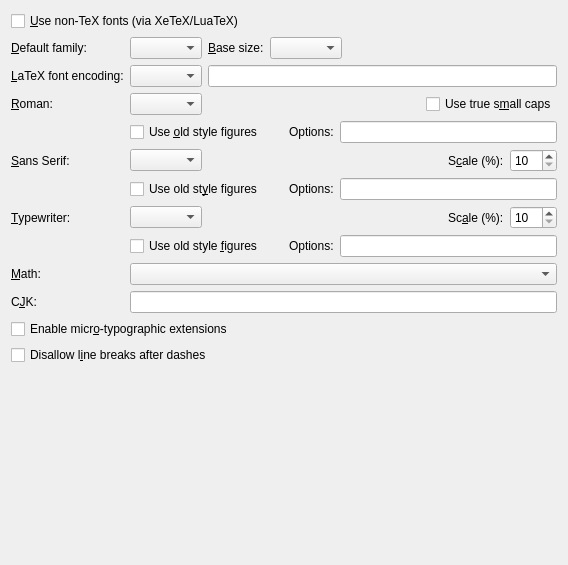
<?xml version="1.0" encoding="UTF-8"?>
<ui version="4.0">
 <class>FontUi</class>
 <widget class="QWidget" name="FontUi">
  <property name="geometry">
   <rect>
    <x>0</x>
    <y>0</y>
    <width>568</width>
    <height>565</height>
   </rect>
  </property>
  <property name="windowTitle">
   <string>FontUi</string>
  </property>
  <layout class="QGridLayout" name="gridLayout_3">
   <item row="4" column="0">
    <spacer name="verticalSpacer">
     <property name="orientation">
      <enum>Qt::Vertical</enum>
     </property>
     <property name="sizeHint" stdset="0">
      <size>
       <width>20</width>
       <height>126</height>
      </size>
     </property>
    </spacer>
   </item>
   <item row="1" column="0">
    <layout class="QGridLayout" name="gridLayout_2">
     <item row="0" column="0">
      <widget class="QLabel" name="fontsDefaultLA">
       <property name="text">
        <string>&amp;Default family:</string>
       </property>
       <property name="buddy">
        <cstring>fontsDefaultCO</cstring>
       </property>
      </widget>
     </item>
     <item row="0" column="1">
      <layout class="QHBoxLayout" name="horizontalLayout">
       <item>
        <widget class="QComboBox" name="fontsDefaultCO">
         <property name="toolTip">
          <string>Select the default family for the document</string>
         </property>
        </widget>
       </item>
       <item>
        <widget class="QLabel" name="BaseSizeLA">
         <property name="text">
          <string>&amp;Base size:</string>
         </property>
         <property name="buddy">
          <cstring>fontsizeCO</cstring>
         </property>
        </widget>
       </item>
       <item>
        <widget class="QComboBox" name="fontsizeCO">
         <property name="toolTip">
          <string/>
         </property>
        </widget>
       </item>
       <item>
        <spacer name="horizontalSpacer">
         <property name="orientation">
          <enum>Qt::Horizontal</enum>
         </property>
         <property name="sizeHint" stdset="0">
          <size>
           <width>59</width>
           <height>20</height>
          </size>
         </property>
        </spacer>
       </item>
      </layout>
     </item>
     <item row="1" column="0">
      <widget class="QLabel" name="fontencLA">
       <property name="text">
        <string>&amp;LaTeX font encoding:</string>
       </property>
       <property name="buddy">
        <cstring>fontencCO</cstring>
       </property>
      </widget>
     </item>
     <item row="1" column="1">
      <layout class="QHBoxLayout" name="horizontalLayout_2">
       <item>
        <widget class="QComboBox" name="fontencCO"/>
       </item>
       <item>
        <widget class="QLineEdit" name="fontencLE">
         <property name="toolTip">
          <string>Specify the font encoding (e.g., T1).</string>
         </property>
        </widget>
       </item>
      </layout>
     </item>
     <item row="2" column="0">
      <widget class="QLabel" name="fontsRomanLA">
       <property name="text">
        <string>&amp;Roman:</string>
       </property>
       <property name="buddy">
        <cstring>fontsRomanCO</cstring>
       </property>
      </widget>
     </item>
     <item row="2" column="1">
      <layout class="QHBoxLayout" name="horizontalLayout_8">
       <item>
        <widget class="lyx::frontend::CategorizedCombo" name="fontsRomanCO">
         <property name="toolTip">
          <string>Select the roman (serif) typeface</string>
         </property>
        </widget>
       </item>
       <item>
        <spacer name="horizontalSpacer_4">
         <property name="orientation">
          <enum>Qt::Horizontal</enum>
         </property>
         <property name="sizeHint" stdset="0">
          <size>
           <width>40</width>
           <height>20</height>
          </size>
         </property>
        </spacer>
       </item>
       <item>
        <widget class="QCheckBox" name="fontScCB">
         <property name="toolTip">
          <string>Use a real small caps shape, if the font provides one</string>
         </property>
         <property name="text">
          <string>Use true s&amp;mall caps</string>
         </property>
        </widget>
       </item>
      </layout>
     </item>
     <item row="3" column="1">
      <layout class="QHBoxLayout" name="horizontalLayout_9">
       <item>
        <widget class="QCheckBox" name="fontOsfCB">
         <property name="toolTip">
          <string>Use old style instead of lining figures</string>
         </property>
         <property name="text">
          <string>Use &amp;old style figures</string>
         </property>
        </widget>
       </item>
       <item>
        <spacer name="horizontalSpacer_7">
         <property name="orientation">
          <enum>Qt::Horizontal</enum>
         </property>
         <property name="sizeType">
          <enum>QSizePolicy::Fixed</enum>
         </property>
         <property name="sizeHint" stdset="0">
          <size>
           <width>20</width>
           <height>20</height>
          </size>
         </property>
        </spacer>
       </item>
       <item>
        <layout class="QHBoxLayout" name="horizontalLayout_5">
         <item>
          <widget class="QLabel" name="fontspecRomanLA">
           <property name="text">
            <string>Options:</string>
           </property>
           <property name="buddy">
            <cstring>fontspecRomanLE</cstring>
           </property>
          </widget>
         </item>
         <item>
          <widget class="QLineEdit" name="fontspecRomanLE">
           <property name="toolTip">
            <string>Here you can insert additional options (as provided by the font package)</string>
           </property>
          </widget>
         </item>
        </layout>
       </item>
      </layout>
     </item>
     <item row="4" column="0">
      <widget class="QLabel" name="fontsSansLA">
       <property name="text">
        <string>&amp;Sans Serif:</string>
       </property>
       <property name="buddy">
        <cstring>fontsSansCO</cstring>
       </property>
      </widget>
     </item>
     <item row="4" column="1">
      <layout class="QHBoxLayout" name="horizontalLayout_6">
       <item>
        <widget class="lyx::frontend::CategorizedCombo" name="fontsSansCO">
         <property name="toolTip">
          <string>Select the Sans Serif (grotesque) typeface</string>
         </property>
        </widget>
       </item>
       <item>
        <spacer name="horizontalSpacer_2">
         <property name="orientation">
          <enum>Qt::Horizontal</enum>
         </property>
         <property name="sizeHint" stdset="0">
          <size>
           <width>40</width>
           <height>20</height>
          </size>
         </property>
        </spacer>
       </item>
       <item>
        <widget class="QLabel" name="scaleSansLA">
         <property name="text">
          <string>S&amp;cale (%):</string>
         </property>
         <property name="buddy">
          <cstring>scaleSansSB</cstring>
         </property>
        </widget>
       </item>
       <item>
        <widget class="QSpinBox" name="scaleSansSB">
         <property name="toolTip">
          <string>Scale the Sans Serif font to match the base font's dimensions</string>
         </property>
         <property name="minimum">
          <number>10</number>
         </property>
         <property name="maximum">
          <number>200</number>
         </property>
        </widget>
       </item>
      </layout>
     </item>
     <item row="5" column="1">
      <layout class="QHBoxLayout" name="horizontalLayout_10">
       <item>
        <widget class="QCheckBox" name="fontSansOsfCB">
         <property name="toolTip">
          <string>Use old style instead of lining figures</string>
         </property>
         <property name="text">
          <string>Use old st&amp;yle figures</string>
         </property>
        </widget>
       </item>
       <item>
        <spacer name="horizontalSpacer_5">
         <property name="orientation">
          <enum>Qt::Horizontal</enum>
         </property>
         <property name="sizeType">
          <enum>QSizePolicy::Fixed</enum>
         </property>
         <property name="sizeHint" stdset="0">
          <size>
           <width>20</width>
           <height>20</height>
          </size>
         </property>
        </spacer>
       </item>
       <item>
        <layout class="QHBoxLayout" name="horizontalLayout_3">
         <item>
          <widget class="QLabel" name="fontspecSansLA">
           <property name="text">
            <string>Options:</string>
           </property>
           <property name="buddy">
            <cstring>fontspecSansLE</cstring>
           </property>
          </widget>
         </item>
         <item>
          <widget class="QLineEdit" name="fontspecSansLE">
           <property name="toolTip">
            <string>Here you can insert additional options (as provided by the font package)</string>
           </property>
          </widget>
         </item>
        </layout>
       </item>
      </layout>
     </item>
     <item row="6" column="0">
      <widget class="QLabel" name="fontsTypewriterLA">
       <property name="text">
        <string>&amp;Typewriter:</string>
       </property>
       <property name="buddy">
        <cstring>fontsTypewriterCO</cstring>
       </property>
      </widget>
     </item>
     <item row="6" column="1">
      <layout class="QHBoxLayout" name="horizontalLayout_7">
       <item>
        <widget class="lyx::frontend::CategorizedCombo" name="fontsTypewriterCO">
         <property name="toolTip">
          <string>Select the typewriter (monospaced) typeface</string>
         </property>
        </widget>
       </item>
       <item>
        <spacer name="horizontalSpacer_3">
         <property name="orientation">
          <enum>Qt::Horizontal</enum>
         </property>
         <property name="sizeHint" stdset="0">
          <size>
           <width>40</width>
           <height>20</height>
          </size>
         </property>
        </spacer>
       </item>
       <item>
        <widget class="QLabel" name="scaleTypewriterLA">
         <property name="text">
          <string>Sc&amp;ale (%):</string>
         </property>
         <property name="buddy">
          <cstring>scaleTypewriterSB</cstring>
         </property>
        </widget>
       </item>
       <item>
        <widget class="QSpinBox" name="scaleTypewriterSB">
         <property name="toolTip">
          <string>Scale the Typewriter font to match the base font's dimensions</string>
         </property>
         <property name="minimum">
          <number>10</number>
         </property>
         <property name="maximum">
          <number>200</number>
         </property>
        </widget>
       </item>
      </layout>
     </item>
     <item row="7" column="1">
      <layout class="QHBoxLayout" name="horizontalLayout_11">
       <item>
        <widget class="QCheckBox" name="fontTypewriterOsfCB">
         <property name="toolTip">
          <string>Use old style instead of lining figures</string>
         </property>
         <property name="text">
          <string>Use old style &amp;figures</string>
         </property>
        </widget>
       </item>
       <item>
        <spacer name="horizontalSpacer_6">
         <property name="orientation">
          <enum>Qt::Horizontal</enum>
         </property>
         <property name="sizeType">
          <enum>QSizePolicy::Fixed</enum>
         </property>
         <property name="sizeHint" stdset="0">
          <size>
           <width>20</width>
           <height>20</height>
          </size>
         </property>
        </spacer>
       </item>
       <item>
        <layout class="QHBoxLayout" name="horizontalLayout_4">
         <item>
          <widget class="QLabel" name="fontspecTypewriterLA">
           <property name="text">
            <string>Options:</string>
           </property>
           <property name="buddy">
            <cstring>fontspecTypewriterLE</cstring>
           </property>
          </widget>
         </item>
         <item>
          <widget class="QLineEdit" name="fontspecTypewriterLE">
           <property name="toolTip">
            <string>Here you can insert additional options (as provided by the font package)</string>
           </property>
          </widget>
         </item>
        </layout>
       </item>
      </layout>
     </item>
     <item row="8" column="0">
      <widget class="QLabel" name="fontsMathLA">
       <property name="text">
        <string>&amp;Math:</string>
       </property>
       <property name="buddy">
        <cstring>fontsMathCO</cstring>
       </property>
      </widget>
     </item>
     <item row="8" column="1">
      <widget class="QComboBox" name="fontsMathCO">
       <property name="toolTip">
        <string>Select the math typeface</string>
       </property>
      </widget>
     </item>
     <item row="9" column="0">
      <widget class="QLabel" name="cjkFontLA">
       <property name="text">
        <string>C&amp;JK:</string>
       </property>
       <property name="buddy">
        <cstring>cjkFontLE</cstring>
       </property>
      </widget>
     </item>
     <item row="9" column="1">
      <widget class="QLineEdit" name="cjkFontLE">
       <property name="toolTip">
        <string>Input the font to be used for Chinese, Japanese or Korean (CJK) script</string>
       </property>
      </widget>
     </item>
    </layout>
   </item>
   <item row="2" column="0">
    <widget class="QCheckBox" name="microtypeCB">
     <property name="toolTip">
      <string>Activate extensions such as character protrusion and font expansion via the microtype package</string>
     </property>
     <property name="text">
      <string>Enable micr&amp;o-typographic extensions</string>
     </property>
    </widget>
   </item>
   <item row="0" column="0">
    <widget class="QCheckBox" name="osFontsCB">
     <property name="toolTip">
      <string>Use OpenType and TrueType fonts with the fontspec package (requires XeTeX or LuaTeX)</string>
     </property>
     <property name="text">
      <string>&amp;Use non-TeX fonts (via XeTeX/LuaTeX)</string>
     </property>
    </widget>
   </item>
   <item row="3" column="0">
    <widget class="QCheckBox" name="dashesCB">
     <property name="toolTip">
      <string>By default, a line break can occur after en- and em-dashes. Checking this box prevents that.</string>
     </property>
     <property name="text">
      <string>Disallow l&amp;ine breaks after dashes</string>
     </property>
    </widget>
   </item>
  </layout>
 </widget>
 <layoutdefault spacing="6" margin="11"/>
 <customwidgets>
  <customwidget>
   <class>lyx::frontend::CategorizedCombo</class>
   <extends>QComboBox</extends>
   <header>CategorizedCombo.h</header>
  </customwidget>
 </customwidgets>
 <tabstops>
  <tabstop>osFontsCB</tabstop>
  <tabstop>fontsDefaultCO</tabstop>
  <tabstop>fontsizeCO</tabstop>
  <tabstop>fontencCO</tabstop>
  <tabstop>fontencLE</tabstop>
  <tabstop>fontsRomanCO</tabstop>
  <tabstop>fontsSansCO</tabstop>
  <tabstop>scaleSansSB</tabstop>
  <tabstop>fontsTypewriterCO</tabstop>
  <tabstop>scaleTypewriterSB</tabstop>
  <tabstop>cjkFontLE</tabstop>
 </tabstops>
 <includes>
  <include location="local">qt_i18n.h</include>
 </includes>
 <resources/>
 <connections/>
</ui>
